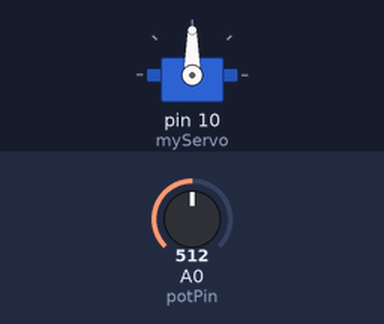
Recording of a sketch running on a simulated Arduino Uno, built with avr-gcc and run on an emulated ATmega328P. On the bench: servo. The inputs (shaded band) are chosen by the test bench; at power-on: A0 (potPin) = 512.

Above: at 1.2 s.
1.3 s: A0 (potPin) set to 716
At 1.9 s:
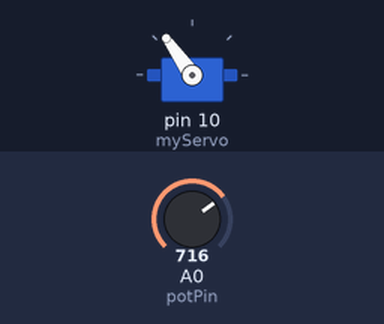
2.8 s: A0 (potPin) set to 900
At 3.9 s:
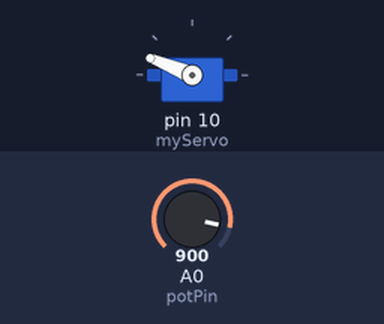
4.3 s: A0 (potPin) set to 1023
At 5.3 s:
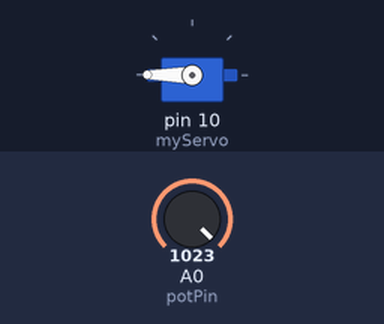
5.8 s: A0 (potPin) set to 306
At 6.2 s:
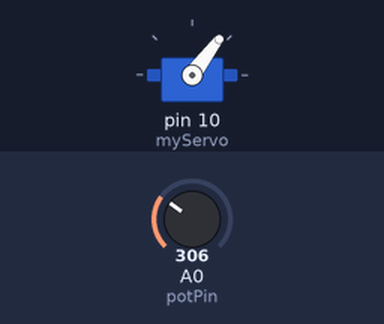
7.3 s: A0 (potPin) set to 122
At 7.6 s:
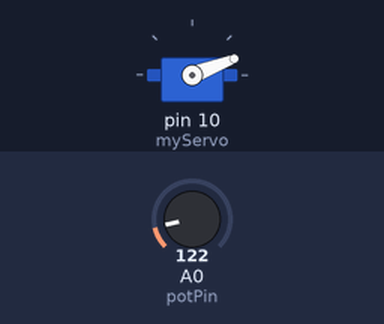
Timing chart, 0 to 9.8 s (numbered marks = the images above; inputs shaded):
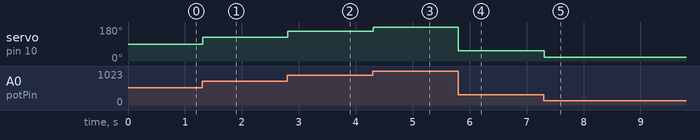

The sketch:

hobbyServo.ino
```cpp
// trig = 2, echo =3, potentio = a0, lcd with l2c 2x16 display servo= 10

#include <Servo.h>
#include <Wire.h>
#include <LiquidCrystal_I2C.h>

Servo myServo;

const int potPin = A0;
int potValue = 0;
int angle = 0;

void setup() {
  myServo.attach(10);
}

void loop() {
  potValue = analogRead(potPin);
  angle = map(potValue, 0, 1023, 0, 180);
  myServo.write(angle);
  delay(15);
}
```

Measured:
- after the input at 1.3 s, servo on pin 10 (myServo): 90° → 125° at once
- after the input at 2.8 s, servo on pin 10 (myServo): 125° → 158° at once
- after the input at 4.3 s, servo on pin 10 (myServo): 158° → 180° at once
- after the input at 5.8 s, servo on pin 10 (myServo): 180° → 53° at once
- after the input at 7.3 s, servo on pin 10 (myServo): 53° → 21° at once
